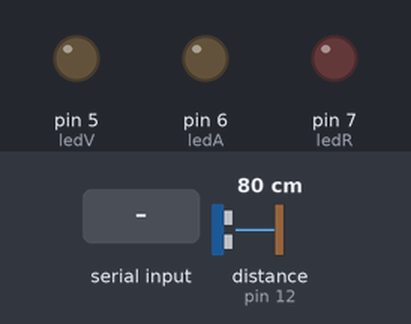
This sketch was run on a simulated Arduino Uno, built with avr-gcc and run on an emulated ATmega328P. On the bench: output pins drawn as LEDs (lit = HIGH). Wiring (inferred from the names in the program): ultrasonic range finder: trigger pin 11; echo pin 12. The inputs (shaded band) are chosen by the test bench; at power-on: distance to the obstacle (sensor on pin 12) 80 cm. The echo pulse lasts 58.3 µs per cm; pins used as bus, display or sensor lines are not drawn; what the sketch prints to the serial monitor is not drawn.

Above: at 1.2 s.
1.3 s: "r" received over Serial
At 2.5 s:
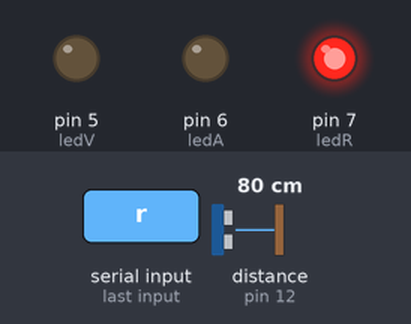
2.8 s: "a" received over Serial
At 3.9 s:
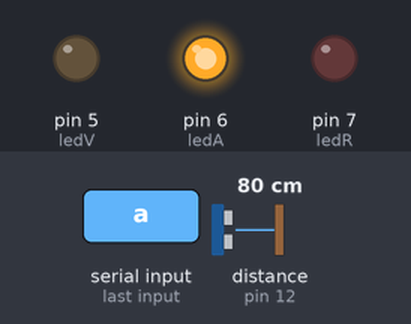
4.3 s: "v" received over Serial
At 5.0 s:
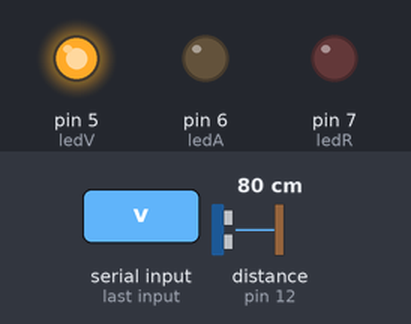
5.8 s: "R" received over Serial
At 7.1 s:
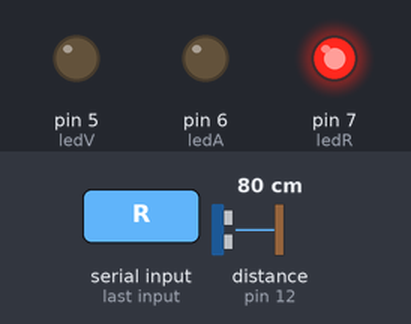
7.4 s: "A" received over Serial
At 8.4 s:
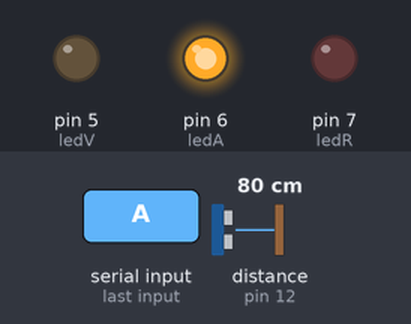
Timing chart, 0 to 9.9 s (numbered marks = the images above; inputs shaded):
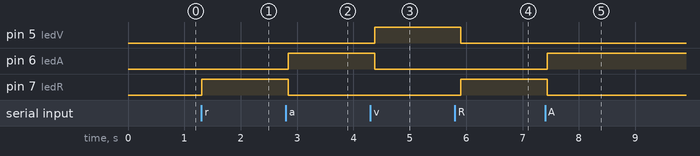

Measured:
- after the input at 1.3 s, pin 7 (ledR): LOW → HIGH at once
- after the input at 2.8 s, pin 6 (ledA): LOW → HIGH at once; pin 7 (ledR): HIGH → LOW at once
- after the input at 4.3 s, pin 5 (ledV): LOW → HIGH after 0.07 s; pin 6 (ledA): HIGH → LOW after 0.07 s
- after the input at 5.8 s, pin 5 (ledV): HIGH → LOW after 0.11 s; pin 7 (ledR): LOW → HIGH after 0.11 s
- after the input at 7.4 s, pin 6 (ledA): LOW → HIGH at once; pin 7 (ledR): HIGH → LOW at once

The sketch:

sensor_ultrasonico.ino
```cpp
const int Trigger = 11;   //Pin digital 2 para el Trigger del sensor
const int Echo = 12;   //Pin digital 3 para el Echo del sensor

long distancia;
int ledV = 5;
int ledA = 6;
int ledR = 7;
char dato;

void setup() {
  Serial.begin(9600);//iniciailzamos la comunicación
  pinMode(Trigger, OUTPUT); //pin como salida
  pinMode(Echo, INPUT);  //pin como entrada
  pinMode(ledV, OUTPUT);
  pinMode(ledA, OUTPUT);
  pinMode(ledR, OUTPUT);
  digitalWrite(Trigger, LOW);//Inicializamos el pin con 0
}

void loop(){

  distancia = medirDistancia();
  Serial.println(distancia);
  if(Serial.available() > 0 ){
      dato = Serial.read();
      switch(dato){
        case 'r': case 'R':
          digitalWrite(ledV, LOW);
          digitalWrite(ledA, LOW);
          digitalWrite(ledR, HIGH);
          break;
        case 'a': case 'A':
          digitalWrite(ledV, LOW);
          digitalWrite(ledA, HIGH);
          digitalWrite(ledR, LOW);
          break;
        case 'v': case 'V':
          digitalWrite(ledV, HIGH);
          digitalWrite(ledA, LOW);
          digitalWrite(ledR, LOW);
          break;
        case 't': case 'T':
          digitalWrite(ledV, LOW);
          digitalWrite(ledA, LOW);
          digitalWrite(ledR, LOW);
        default: break;
      }
    }
    Serial.flush();

}

long medirDistancia(){
  long t; //timepo que demora en llegar el eco
  long d; //distancia en centimetros

  digitalWrite(Trigger, HIGH);
  delayMicroseconds(10);          //Enviamos un pulso de 10us
  digitalWrite(Trigger, LOW);

  t = pulseIn(Echo, HIGH); //obtenemos el ancho del pulso
  d = t/59;             //escalamos el tiempo a una distancia en cm


  delay(100);          //Hacemos una pausa de 100ms
  return d;
}
```
